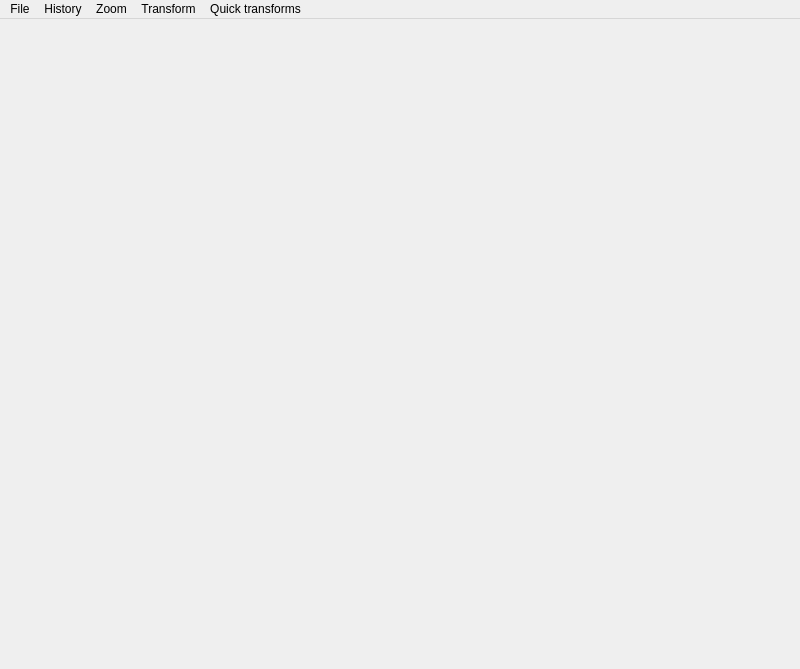
<?xml version="1.0" encoding="UTF-8"?>
<ui version="4.0">
 <class>MainWindow</class>
 <widget class="QMainWindow" name="MainWindow">
  <property name="geometry">
   <rect>
    <x>0</x>
    <y>0</y>
    <width>800</width>
    <height>669</height>
   </rect>
  </property>
  <property name="windowTitle">
   <string>MainWindow</string>
  </property>
  <widget class="QWidget" name="centralwidget">
   <layout class="QVBoxLayout" name="verticalLayout"/>
  </widget>
  <widget class="QMenuBar" name="menubar">
   <property name="geometry">
    <rect>
     <x>0</x>
     <y>0</y>
     <width>800</width>
     <height>22</height>
    </rect>
   </property>
   <widget class="QMenu" name="menuFile">
    <property name="title">
     <string>File</string>
    </property>
    <addaction name="openFile"/>
    <addaction name="openDatabase"/>
    <addaction name="separator"/>
    <addaction name="saveFile"/>
    <addaction name="saveDatabase"/>
    <addaction name="separator"/>
    <addaction name="logout"/>
    <addaction name="separator"/>
    <addaction name="exit"/>
   </widget>
   <widget class="QMenu" name="menuTransform">
    <property name="title">
     <string>Transform</string>
    </property>
    <widget class="QMenu" name="menu1">
     <property name="enabled">
      <bool>true</bool>
     </property>
     <property name="title">
      <string>Histogram equalization</string>
     </property>
     <addaction name="actionHistogramLinear"/>
     <addaction name="actionHistogramAdaptive"/>
    </widget>
    <widget class="QMenu" name="menu2">
     <property name="title">
      <string>Laplacian</string>
     </property>
     <addaction name="actionLaplacian"/>
     <addaction name="actionDiagonalLaplacian"/>
     <addaction name="actionHLaplacian"/>
     <addaction name="actionVLaplacian"/>
     <addaction name="actionBLaplacian"/>
    </widget>
    <widget class="QMenu" name="menu3">
     <property name="title">
      <string>Prewitt</string>
     </property>
     <addaction name="actionHPrewitt"/>
     <addaction name="actionVPrewitt"/>
     <addaction name="actionBPrewitt"/>
    </widget>
    <widget class="QMenu" name="menu4">
     <property name="title">
      <string>Sobel</string>
     </property>
     <addaction name="actionHSobel"/>
     <addaction name="actionVSobel"/>
     <addaction name="actionBSobel"/>
    </widget>
    <widget class="QMenu" name="menu5">
     <property name="title">
      <string>Kirsch</string>
     </property>
     <addaction name="actionHKirsch"/>
     <addaction name="actionVKirsch"/>
     <addaction name="actionBKirsch"/>
    </widget>
    <widget class="QMenu" name="menu6">
     <property name="title">
      <string>Segmentations</string>
     </property>
     <addaction name="actionOtsuThreshold"/>
     <addaction name="actionWatershed"/>
    </widget>
    <widget class="QMenu" name="menu7">
     <property name="title">
      <string>Morphology</string>
     </property>
     <addaction name="actionErosion"/>
     <addaction name="actionDilation"/>
     <addaction name="actionClosing"/>
     <addaction name="actionOpening"/>
    </widget>
    <addaction name="actionGrayScale"/>
    <addaction name="actionLowPass"/>
    <addaction name="actionGaussian"/>
    <addaction name="actionHighPass"/>
    <addaction name="actionCanny"/>
    <addaction name="menu1"/>
    <addaction name="menu2"/>
    <addaction name="menu3"/>
    <addaction name="menu4"/>
    <addaction name="menu5"/>
    <addaction name="menu6"/>
    <addaction name="menu7"/>
    <addaction name="actionPseudocoloration"/>
    <addaction name="actionColorInversion"/>
   </widget>
   <widget class="QMenu" name="menuHistory">
    <property name="title">
     <string>History</string>
    </property>
    <addaction name="undo"/>
    <addaction name="redo"/>
    <addaction name="separator"/>
    <addaction name="clearHistory"/>
    <addaction name="original"/>
   </widget>
   <widget class="QMenu" name="menuQuick_transforms">
    <property name="title">
     <string>Quick transforms</string>
    </property>
    <addaction name="actionQuick1"/>
    <addaction name="actionQuick2"/>
    <addaction name="actionQuick3"/>
    <addaction name="actionQuick4"/>
    <addaction name="actionQuick5"/>
    <addaction name="actionQuick6"/>
    <addaction name="actionQuick7"/>
   </widget>
   <widget class="QMenu" name="menuZoom">
    <property name="title">
     <string>Zoom</string>
    </property>
    <addaction name="increaseZoom"/>
    <addaction name="decreaseZoom"/>
    <addaction name="resetZoom"/>
   </widget>
   <addaction name="menuFile"/>
   <addaction name="menuHistory"/>
   <addaction name="menuZoom"/>
   <addaction name="menuTransform"/>
   <addaction name="menuQuick_transforms"/>
  </widget>
  <action name="openFile">
   <property name="text">
    <string>Import from file...</string>
   </property>
  </action>
  <action name="openDatabase">
   <property name="text">
    <string>Import from database...</string>
   </property>
  </action>
  <action name="saveFile">
   <property name="enabled">
    <bool>false</bool>
   </property>
   <property name="text">
    <string>Save to file...</string>
   </property>
  </action>
  <action name="saveDatabase">
   <property name="enabled">
    <bool>false</bool>
   </property>
   <property name="text">
    <string>Save to database...</string>
   </property>
  </action>
  <action name="logout">
   <property name="text">
    <string>Logout</string>
   </property>
  </action>
  <action name="exit">
   <property name="text">
    <string>Exit</string>
   </property>
  </action>
  <action name="actionGrayScale">
   <property name="text">
    <string>Grayscale</string>
   </property>
   <property name="iconText">
    <string>GrayScale</string>
   </property>
  </action>
  <action name="actionana">
   <property name="text">
    <string>ana</string>
   </property>
  </action>
  <action name="actionLowPass">
   <property name="text">
    <string>Low pass (Blurring)</string>
   </property>
  </action>
  <action name="actionHighPass">
   <property name="text">
    <string>High pass (Edge detection)</string>
   </property>
  </action>
  <action name="actionHistogramLinear">
   <property name="text">
    <string>Linear</string>
   </property>
  </action>
  <action name="actionHistogramAdaptive">
   <property name="text">
    <string>Adaptive</string>
   </property>
  </action>
  <action name="actionLaplacian">
   <property name="text">
    <string>Laplacian</string>
   </property>
  </action>
  <action name="actionHLaplacian">
   <property name="text">
    <string>Horizontal Laplacian</string>
   </property>
  </action>
  <action name="actionVLaplacian">
   <property name="text">
    <string>Vertical Laplacian</string>
   </property>
  </action>
  <action name="actionHPrewitt">
   <property name="text">
    <string>Horizontal Prewitt</string>
   </property>
  </action>
  <action name="actionVPrewitt">
   <property name="text">
    <string>Vertical Prewitt</string>
   </property>
  </action>
  <action name="actionHSobel">
   <property name="text">
    <string>Horizontal Sobel</string>
   </property>
  </action>
  <action name="actionVSobel">
   <property name="text">
    <string>Vertical Sobel</string>
   </property>
  </action>
  <action name="actionHKirsch">
   <property name="text">
    <string>Horizontal Kirsch</string>
   </property>
  </action>
  <action name="actionVKirsch">
   <property name="text">
    <string>Vertical Kirsch</string>
   </property>
  </action>
  <action name="undo">
   <property name="enabled">
    <bool>false</bool>
   </property>
   <property name="text">
    <string>Undo</string>
   </property>
   <property name="shortcut">
    <string>Ctrl+Z</string>
   </property>
  </action>
  <action name="redo">
   <property name="enabled">
    <bool>false</bool>
   </property>
   <property name="text">
    <string>Redo</string>
   </property>
   <property name="shortcut">
    <string>Ctrl+Shift+Z</string>
   </property>
  </action>
  <action name="clearHistory">
   <property name="enabled">
    <bool>false</bool>
   </property>
   <property name="text">
    <string>Clear history</string>
   </property>
  </action>
  <action name="actionDiagonalLaplacian">
   <property name="text">
    <string>Diagonal Laplacian</string>
   </property>
  </action>
  <action name="actionBLaplacian">
   <property name="text">
    <string>Biderectional Laplacian</string>
   </property>
  </action>
  <action name="actionBPrewitt">
   <property name="text">
    <string>Biderectional Prewitt</string>
   </property>
  </action>
  <action name="actionBSobel">
   <property name="text">
    <string>Biderectional Sobel</string>
   </property>
  </action>
  <action name="actionBKirsch">
   <property name="text">
    <string>Biderectional Kirsch</string>
   </property>
  </action>
  <action name="actionOtsuThreshold">
   <property name="text">
    <string>Otsu threshold</string>
   </property>
  </action>
  <action name="actionPseudocoloration">
   <property name="text">
    <string>Pseudocoloration</string>
   </property>
  </action>
  <action name="original">
   <property name="enabled">
    <bool>false</bool>
   </property>
   <property name="text">
    <string>Original image</string>
   </property>
  </action>
  <action name="actionErosion">
   <property name="text">
    <string>Erosion</string>
   </property>
  </action>
  <action name="actionDilation">
   <property name="text">
    <string>Dilation</string>
   </property>
  </action>
  <action name="actionClosing">
   <property name="text">
    <string>Closing</string>
   </property>
  </action>
  <action name="actionOpening">
   <property name="text">
    <string>Opening</string>
   </property>
  </action>
  <action name="actionWatershed">
   <property name="text">
    <string>Watershed</string>
   </property>
  </action>
  <action name="actionQuick5">
   <property name="text">
    <string>Cluster detection</string>
   </property>
  </action>
  <action name="actionQuick1">
   <property name="text">
    <string>Edge detection</string>
   </property>
  </action>
  <action name="actionQuick2">
   <property name="text">
    <string>Kirsch amplification</string>
   </property>
  </action>
  <action name="actionQuick4">
   <property name="text">
    <string>Heatmap apmplification</string>
   </property>
  </action>
  <action name="actionQuick3">
   <property name="text">
    <string>Edge binarization</string>
   </property>
  </action>
  <action name="actionQuick6">
   <property name="text">
    <string>Inverted Binarization</string>
   </property>
  </action>
  <action name="increaseZoom">
   <property name="enabled">
    <bool>false</bool>
   </property>
   <property name="text">
    <string>Increase</string>
   </property>
   <property name="shortcut">
    <string>Ctrl++</string>
   </property>
  </action>
  <action name="decreaseZoom">
   <property name="enabled">
    <bool>false</bool>
   </property>
   <property name="text">
    <string>Decrease</string>
   </property>
   <property name="shortcut">
    <string>Ctrl+-</string>
   </property>
  </action>
  <action name="resetZoom">
   <property name="enabled">
    <bool>false</bool>
   </property>
   <property name="text">
    <string>Reset</string>
   </property>
  </action>
  <action name="actionColorInversion">
   <property name="text">
    <string>Color Inversion</string>
   </property>
  </action>
  <action name="actionGaussian">
   <property name="text">
    <string>Gaussian blur</string>
   </property>
  </action>
  <action name="actionCanny">
   <property name="text">
    <string>Canny edge detection</string>
   </property>
  </action>
  <action name="actionQuick7">
   <property name="text">
    <string>Canny edge detection</string>
   </property>
  </action>
 </widget>
 <resources/>
 <connections/>
</ui>
